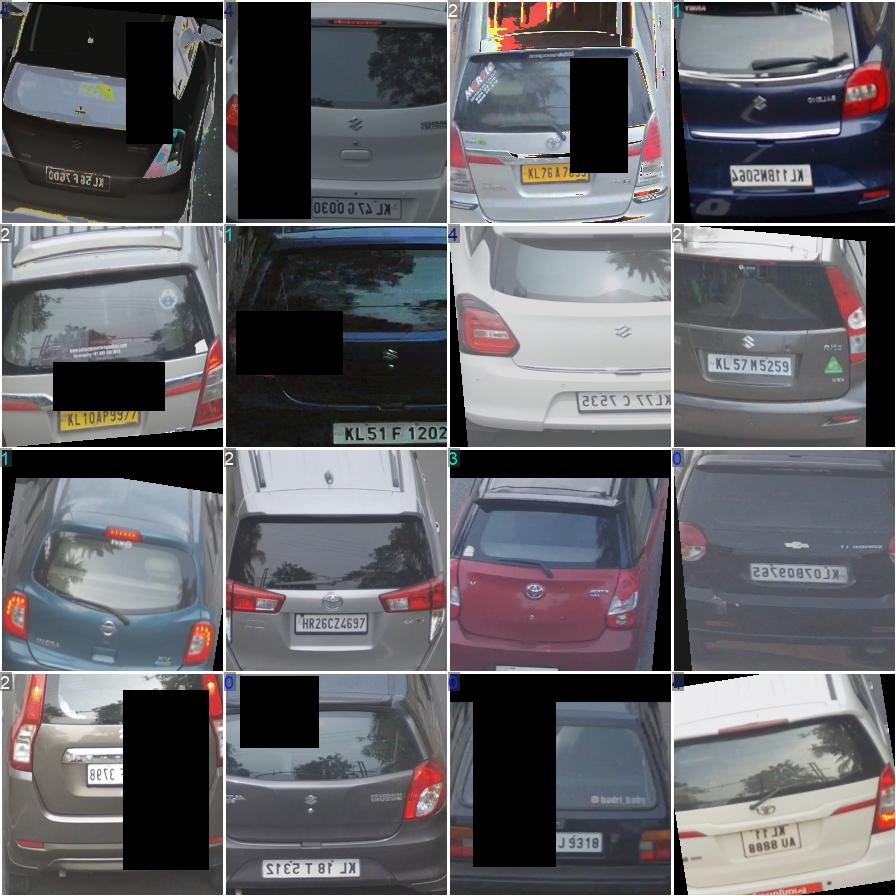
#> input picture colour-trained/train_batch0.jpg, 896 x 896 px; its folder holds only this picture in this run
$ python -i svmhisto.py   (imports and definitions only)
#> lines starting #> are read from the running program, lines starting #| are printed output that depends on the picture
import os
import cv2
import numpy as np
import joblib
import json
import logging
from sklearn.svm import SVC
from sklearn.preprocessing import StandardScaler, LabelEncoder
from sklearn.model_selection import train_test_split, GridSearchCV
from sklearn.metrics import classification_report, accuracy_score

# -----------------------------
# 1. Logging Configuration
# -----------------------------
# [5 lines not run here, left out]
logger = logging.getLogger(__name__)

# -----------------------------
# 2. Feature Extractor (Hood Crop + Turbo Features)
# -----------------------------
def extract_features(image_path):
#> called with image_path = '../colour-trained/train_batch0.jpg'
    try:
        img = cv2.imread(image_path)
#> img is the input picture: shape (896, 896, 3); mean B, G, R 103.7, 99.5, 100.1
        if img is None: return None

        h, w, _ = img.shape
#> h = 896; w = 896

        # --- NEW: HOOD CROP LOGIC ---
        # Instead of the dead center, we look at the "Lower Center".
        # Vertical (Y): 50% to 85% (Skips windshield/roof, stops before the road)
        # Horizontal (X): 30% to 70% (Focuses strictly on the grille/hood)
        start_y = int(h * 0.50)
#> start_y = 448
        end_y = int(h * 0.85)
#> end_y = 761
        start_x = int(w * 0.30)
#> start_x = 268
        end_x = int(w * 0.70)
#> end_x = 627

        crop = img[start_y:end_y, start_x:end_x]
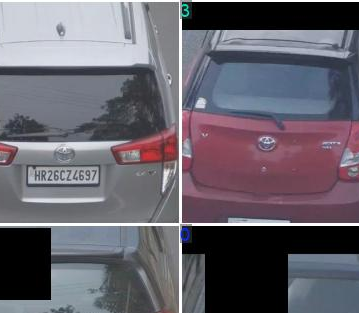
#> crop: shape (313, 359, 3); mean B, G, R 109.3, 99.7, 104

        # Safety: If crop failed (image too small), use original
        if crop.size == 0: crop = img

        # --- PREPROCESSING (Same as Turbo) ---
        # 1. Blur to remove grain
        crop = cv2.GaussianBlur(crop, (5, 5), 0)
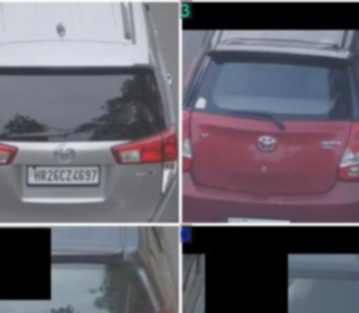
#> crop: shape (313, 359, 3); mean B, G, R 109.3, 99.6, 104

        # 2. Convert to HSV
        hsv = cv2.cvtColor(crop, cv2.COLOR_BGR2HSV)
#> hsv: shape (313, 359, 3); mean H, S, V 105.5, 47.1, 114.5
        h_channel, s_channel, v_channel = cv2.split(hsv)
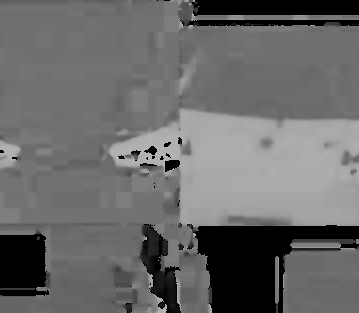
#> h_channel: shape (313, 359); min 0, max 179, mean 105.5
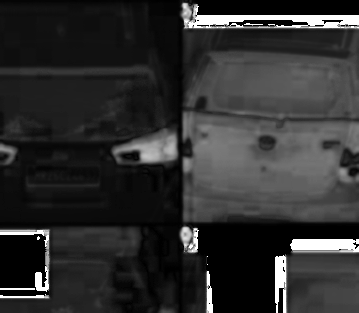
#> s_channel: shape (313, 359); min 0, max 255, mean 47.1
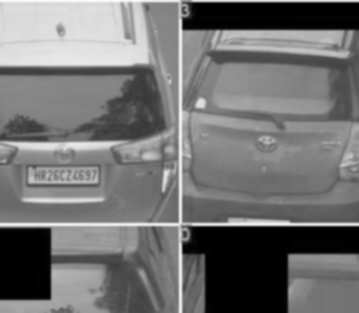
#> v_channel: shape (313, 359); min 0, max 250, mean 114.5

        # 3. Saturation Pump (Make colors pop)
        s_channel = cv2.multiply(s_channel, 1.5)
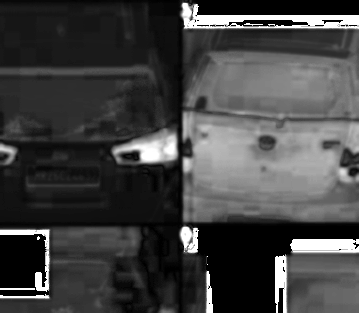
#> s_channel: shape (313, 359); min 0, max 255, mean 66.5

        # 4. CLAHE on Value (Fix lighting on dark cars)
        clahe = cv2.createCLAHE(clipLimit=2.0, tileGridSize=(8,8))
        v_channel = clahe.apply(v_channel)
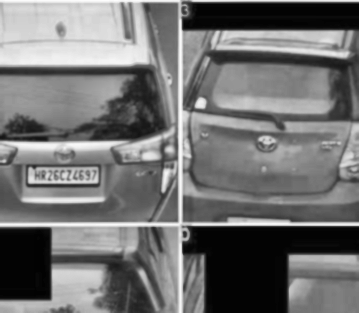
#> v_channel: shape (313, 359); min 2, max 253, mean 114.7

        # --- FEATURES ---
        # Histograms (Decoupled)
        hist_h = cv2.calcHist([h_channel], [0], None, [12], [0, 180])
#> hist_h = [14805, 590, 780, 84, 673, 773, 8636, 55778, 8158, 1221, 5493, 15376]
        hist_s = cv2.calcHist([s_channel], [0], None, [4], [0, 256])
#> hist_s = [69695, 23331, 13894, 5447]
        hist_v = cv2.calcHist([v_channel], [0], None, [8], [0, 256])
#> hist_v = [17891, 8722, 14849, 20624, 21015, 12736, 11059, 5471]

        cv2.normalize(hist_h, hist_h)
        cv2.normalize(hist_s, hist_s)
        cv2.normalize(hist_v, hist_v)

        # Stats + Percentiles (The Highlight Hunter)
        mean_h, std_h = cv2.meanStdDev(h_channel)
#> mean_h = [105.5]; std_h = [48.18]
        mean_s, std_s = cv2.meanStdDev(s_channel)
#> mean_s = [66.5]; std_s = [63.65]
        mean_v, std_v = cv2.meanStdDev(v_channel)
#> mean_v = [114.7]; std_v = [67.48]

        p90_s = np.percentile(s_channel, 90)
#> p90_s = 153
        p90_v = np.percentile(v_channel, 90)
#> p90_v = 209

        # Combine
        features = np.concatenate([
            hist_h.flatten(),
            hist_s.flatten(),
            hist_v.flatten(),
            mean_h.flatten(), std_h.flatten(),
            mean_s.flatten(), std_s.flatten(),
            mean_v.flatten(), std_v.flatten(),
            [p90_s, p90_v]
        ])
#> features = 32 values, max 209 at index 31, min 0.00137 at index 3, mean 26.06

        return features

    except Exception as e:
        logger.error(f"Error extracting features from {image_path}: {e}")
        return None

# -----------------------------
# 3. Load Data
# -----------------------------
folders = {
    "colour_cleaning/red": "Red",
    "colour_cleaning/white": "White",
    "colour_cleaning/blue": "Blue",
    "colour_cleaning/black": "Black",
    "colour_cleaning/gray": "Gray",
}

# [1 line not run here, left out]
X, y = [], []

# [21 lines not run here, left out]

# -----------------------------
# 4. Encode, Split, Scale
# -----------------------------
le = LabelEncoder()
y_enc = le.fit_transform(y)

# [3 lines that did not run here, left out]

scaler = StandardScaler()
# [1 line that did not run here, left out]
# [1 line that did not run here, left out]

# -----------------------------
# 5. Grid Search & Training
# -----------------------------
# [1 line not run here, left out]

param_grid = {
    'C': [1, 10, 50, 100, 200],
    'gamma': [0.1, 0.01, 0.001],
    'kernel': ['rbf']
}

grid = GridSearchCV(SVC(probability=True), param_grid, refit=True, verbose=2, cv=3)
# [1 line not run here, left out]

# [1 line that did not run here, left out]
# [1 line not run here, left out]

# Evaluate
# [1 line that did not run here, left out]
# [1 line that did not run here, left out]

# [1 line not run here, left out]

# -----------------------------
# 6. Save Artifacts
# -----------------------------
output_dir = "artifacts/hood_crop"
# [11 lines not run here, left out]

>>> result = extract_features('../colour-trained/train_batch0.jpg')
#> result has the same summary as features in extract_features

$ run again, on colour-trained/train_batch1.jpg
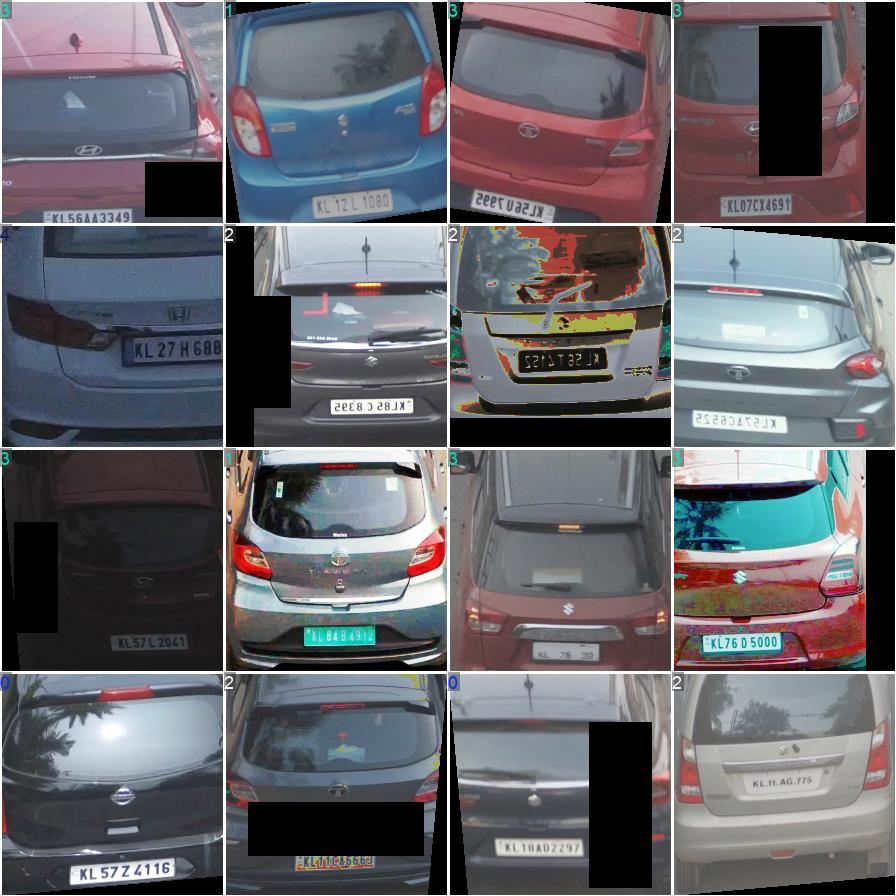
#> input picture colour-trained/train_batch1.jpg, 896 x 896 px
#> in extract_features, img is the input picture: shape (896, 896, 3); mean B, G, R 107.5, 101.7, 102.6
#> hsv: shape (313, 359, 3); mean H, S, V 95.2, 39, 133.5
#> in extract_features, `s_channel = cv2.multiply(s_channel, 1.5)`:
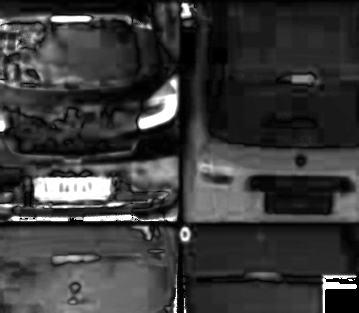
#> s_channel: shape (313, 359); min 0, max 255, mean 57.1
#> in extract_features, `v_channel = clahe.apply(v_channel)`:
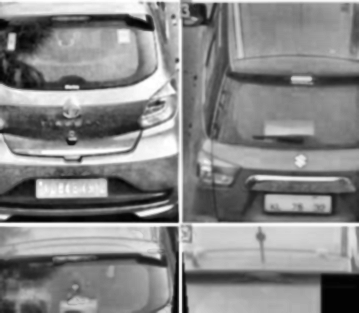
#> v_channel: shape (313, 359); min 1, max 255, mean 135.6
#> hist_h = [13589, 2971, 2549, 1160, 2009, 5421, 30090, 34931, 5446, 1388, 2149, 10664]
#> hist_s = [74576, 29308, 4669, 3814]
#> hist_v = [5019, 10373, 13883, 17647, 24746, 19967, 12303, 8429]
#> mean_h = [95.16]; std_h = [45.91]
#> mean_s = [57.06]; std_s = [51.01]
#> mean_v = [135.6]; std_v = [59.13]
#> p90_s = 117
#> p90_v = 212
#> features = 32 values, max 212 at index 31, min 0.0232 at index 3, mean 24.35
#> result has the same summary as features in extract_features

$ run again, on colour-trained/train_batch2.jpg
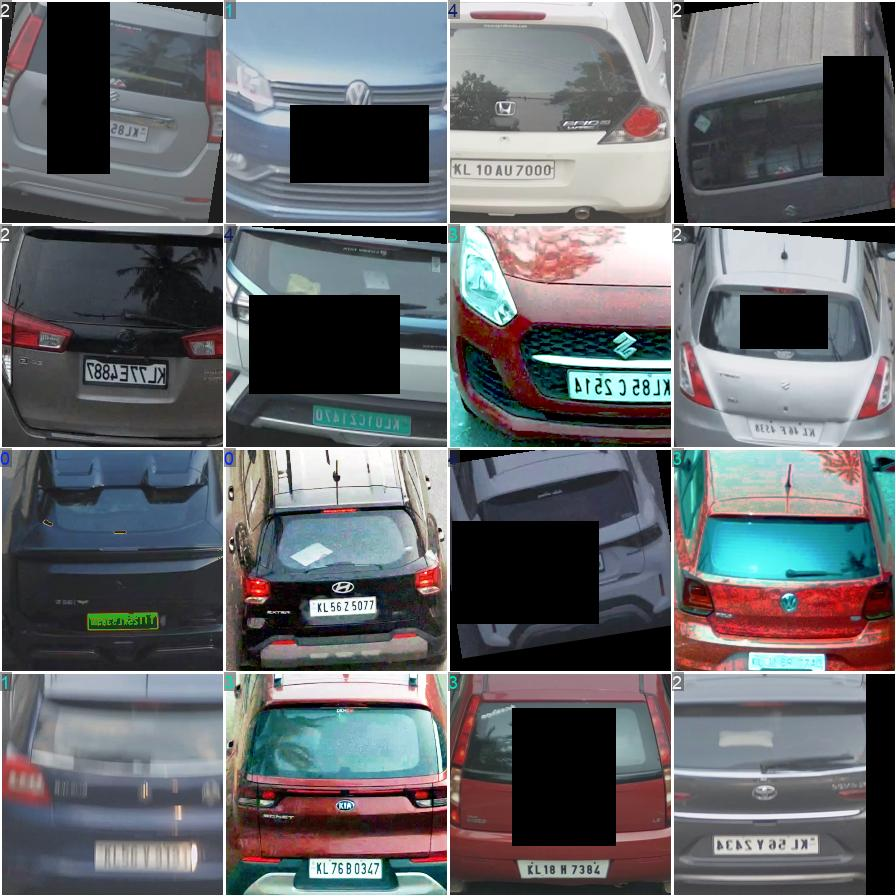
#> input picture colour-trained/train_batch2.jpg, 896 x 896 px
#> in extract_features, img is the input picture: shape (896, 896, 3); mean B, G, R 108.4, 104.4, 102.7
#> hsv: shape (313, 359, 3); mean H, S, V 77.1, 51.6, 108.5
#> in extract_features, `s_channel = cv2.multiply(s_channel, 1.5)`:
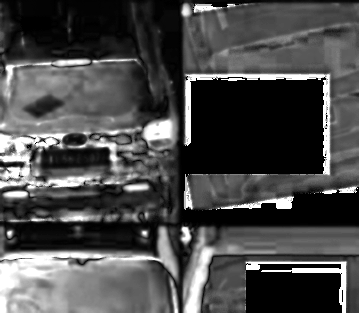
#> s_channel: shape (313, 359); min 0, max 255, mean 74.1
#> in extract_features, `v_channel = clahe.apply(v_channel)`:
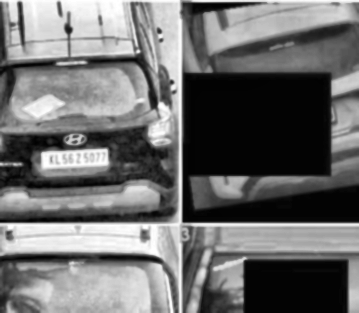
#> v_channel: shape (313, 359); min 1, max 255, mean 110.1
#> hist_h = [29368, 4903, 3985, 1225, 2156, 5595, 23511, 22183, 5584, 1094, 2507, 10256]
#> hist_s = [53554, 37405, 11522, 9886]
#> hist_v = [29601, 9187, 11694, 11210, 10875, 17575, 13320, 8905]
#> mean_h = [77.07]; std_h = [56.14]
#> mean_s = [74.14]; std_s = [71.07]
#> mean_v = [110.1]; std_v = [80.63]
#> p90_s = 178
#> p90_v = 218
#> features = 32 values, max 218 at index 31, min 0.0237 at index 9, mean 27.24
#> result has the same summary as features in extract_features

$ run again, on colour-trained/val_batch0_pred.jpg
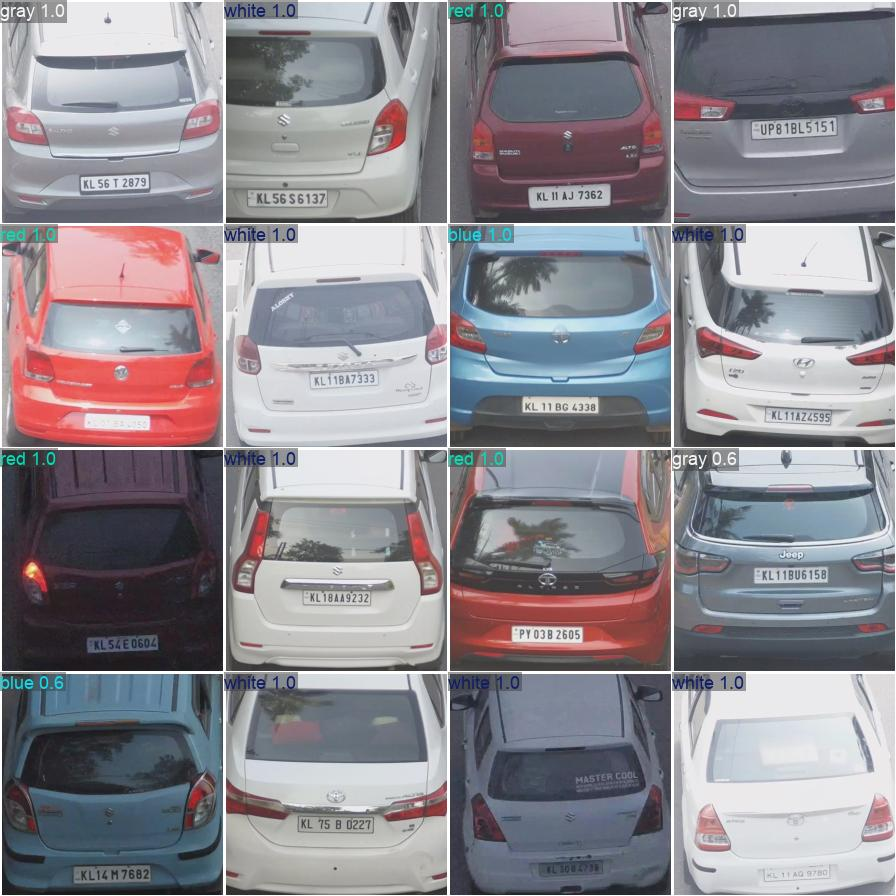
#> input picture colour-trained/val_batch0_pred.jpg, 896 x 896 px
#> in extract_features, img is the input picture: shape (896, 896, 3); mean B, G, R 144.7, 138, 141.5
#> hsv: shape (313, 359, 3); mean H, S, V 82.6, 33.4, 153.2
#> in extract_features, `v_channel = clahe.apply(v_channel)`:
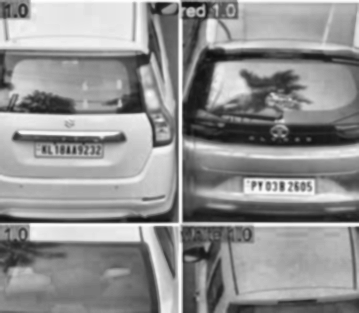
#> v_channel: shape (313, 359); min 14, max 254, mean 145.8
#> hist_h = [15687, 8246, 11360, 1522, 1101, 2762, 13872, 40727, 8094, 1551, 1786, 5659]
#> hist_s = [83523, 16726, 5419, 6699]
#> hist_v = [2556, 9071, 13492, 16279, 17833, 27630, 13382, 12124]
#> mean_h = [82.61]; std_h = [49.3]
#> mean_s = [50.13]; std_s = [56.97]
#> mean_v = [145.8]; std_v = [57.72]
#> p90_s = 140
#> p90_v = 226
#> features = 32 values, max 226 at index 31, min 0.0224 at index 4, mean 25.46
#> result has the same summary as features in extract_features
